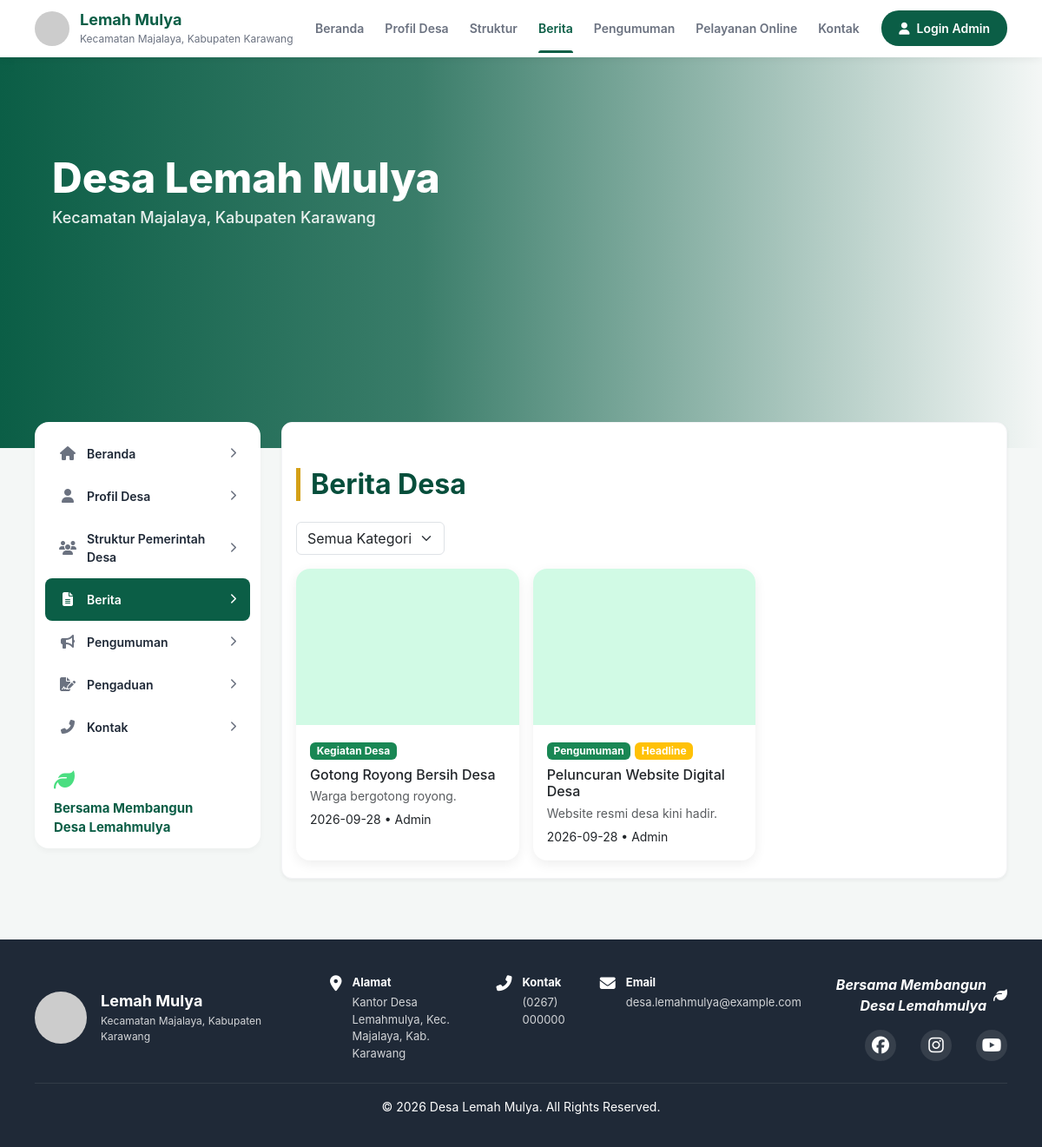
Page /berita.php on the committed database.
### tables this page shows
CREATE TABLE berita(id INT AUTO_INCREMENT PRIMARY KEY,judul VARCHAR(200),kategori_id INT,penulis VARCHAR(60),ringkasan TEXT,isi TEXT,foto VARCHAR(100),headline TINYINT DEFAULT 0,tanggal DATE,FOREIGN KEY(kategori_id) REFERENCES kategori_berita(id));

CREATE TABLE kategori_berita(id INT AUTO_INCREMENT PRIMARY KEY,nama VARCHAR(50));

### config/database.php (called while the page is built, shortened)
<?php
if ($_SERVER['HTTP_HOST'] === 'localhost') {
    $host = 'localhost';
    $db   = 'digital_desa';
    $user = 'root';
    $pass = '';
} else {
    $host = 'sql107.infinityfree.com';
    $db   = 'if0_43028656_desa_lemahmulya';
    $user = 'if0_43028656';
    $pass = 'rgmvGCwJ3SWcKxg';
}
try {
    $pdo = new PDO(
        "mysql:host=$host;dbname=$db;charset=utf8mb4",
        $user,
        $pass,
        [
            PDO::ATTR_ERRMODE => PDO::ERRMODE_EXCEPTION,
            PDO::ATTR_DEFAULT_FETCH_MODE => PDO::FETCH_ASSOC
        ]
    );
} catch (PDOException $e) {
    die("Koneksi gagal: " . $e->getMessage());
}
function e($s){return htmlspecialchars((string)$s,ENT_QUOTES,'UTF-8');}
function run($q,$p=[]){global $pdo;$s=$pdo->prepare($q);$s->execute($p);return $s;}
function rows($q,$p=[]){return run($q,$p)->fetchAll();}

### berita.php (the view, shortened to what this page needs)
<?php
include 'includes/header.php';
$id = (int)($_GET['id'] ?? 0);
?>
<?php include 'includes/hero.php'; ?>
<div class="main-container">
    <?php include 'includes/sidebar_desktop.php'; ?>
    <main class="content-center">
        <section class="content-section">
            <?php if ($id && ($b = row('SELECT b.*, k.nama kat FROM berita b JOIN kategori_berita k ON k.id = b.kategori_id WHERE b.id = ?', [$id]))): ?>
                <h2 class="judul mb-3"><?= e($b['judul']) ?></h2>
                <p class="text-muted mb-2">
                    <span class="badge bg-success"><?= e($b['kat']) ?></span>
                    <?= e($b['tanggal']) ?> • <?= e($b['penulis']) ?>
                </p>
                <?php if ($b['foto']): ?>
                    <img class="img-fluid rounded mb-3" src="assets/uploads/<?= e($b['foto']) ?>" alt="Foto Berita">
                <?php endif; ?>
                <div class="card-desa bg-white p-4">
                    <?= nl2br(e($b['isi'])) ?>
                </div>
                <a href="berita.php" class="btn btn-hijau mt-3">Kembali</a>
            <?php else: ?>
                <h2 class="judul mb-4">Berita Desa</h2>
                <form class="mb-3" method="GET" action="berita.php">
                    <select name="k" class="form-select w-auto" onchange="this.form.submit()">
                        <option value="">Semua Kategori</option>
                    </select>
                </form>
                <div class="row g-3">
                    <?php
                    $k = (int)($_GET['k'] ?? 0);
                    $query = 'SELECT b.*, k.nama kat FROM berita b JOIN kategori_berita k ON k.id = b.kategori_id WHERE (? = 0 OR b.kategori_id = ?) ORDER BY tanggal DESC, id DESC';
                    foreach (rows($query, [$k, $k]) as $b): ?>
                        <div class="col-md-4">
                            <a class="text-decoration-none text-dark" href="berita.php?id=<?= $b['id'] ?>">
                                <div class="card-desa bg-white h-100">
                                    <?php if ($b['foto']): ?>
                                        <img class="thumb" src="assets/uploads/<?= e($b['foto']) ?>" alt="Thumbnail">
                                    <?php else: ?>
                                        <div class="thumb"></div>
                                    <?php endif; ?>
                                    <div class="p-3">
                                        <span class="badge bg-success"><?= e($b['kat']) ?></span>
                                        <?php if (!empty($b['headline'])): ?>
                                            <span class="badge bg-warning">Headline</span>
                                        <?php endif; ?>
                                        <h6 class="mt-2 mb-1"><?= e($b['judul']) ?></h6>
                                        <p class="small text-muted mb-1"><?= e($b['ringkasan']) ?></p>
                                        <small><?= e($b['tanggal']) ?> • <?= e($b['penulis']) ?></small>
                                    </div>
                                </div>
                            </a>
                        </div>
                    <?php endforeach; ?>
                </div>
            <?php endif; ?>
        </section>
    </main>
</div>
<?php include 'includes/footer.php'; ?>

### assets/css/style.css (style rules this page uses)
:root { --h:#064e3b;--e:#059669;--g:#d4a017 }
body { background:#f8faf9;font-family:'Segoe UI',sans-serif }
.card-desa { border:0;border-radius:16px;box-shadow:0 4px 14px rgba(0,0,0,.07);transition:.25s;height:100% }
.judul { color:var(--h);font-weight:700;border-left:5px solid var(--g);padding-left:12px;margin:2rem 0 1.2rem }
.thumb { height:180px;object-fit:cover;border-radius:16px 16px 0 0;background:#d1fae5;width:100% }

### assets/css/global.css (style rules this page uses)
* { margin: 0; padding: 0; box-sizing: border-box; font-family: 'Inter', sans-serif; -webkit-tap-highlight-color: transparent; }
:root { --primary-color: #0b5e46; --primary-light: #e8f5e9; --text-dark: #1f2937; --text-muted: #6b7280; --border-color: #f3f4f6; --bg-color: #f4f7f6; --white: #ffffff; }
html { height: 100%; }
body { background-color: var(--bg-color); color: var(--text-dark); padding-bottom: 70px; min-height:100vh; }
a { text-decoration: none; color: inherit; }
p { margin: 0; }
.main-container { padding: 0; }
.content-center { width: 100%; }
@media (min-width: 992px) { body { padding-bottom: 0; } }
@media (min-width: 992px) { .main-container { display: flex; flex-direction: row; gap: 24px; padding: 30px 40px; max-width: 1400px; margin: 0 auto; align-items: flex-start; margin-top: -60px; } }
@media (min-width: 992px) { .content-center { flex: 1; min-width: 0; margin-top: 0; display: flex; flex-direction: column; gap: 20px; } }

### assets/css/index.css (style rules this page uses)
.content-section { background-color: var(--white); border-radius: 12px; padding: 20px 16px; margin: 20px; box-shadow: 0 2px 4px rgba(0,0,0,0.05); border: 1px solid var(--border-color); }
@media (min-width: 992px) { .content-section { margin: 0; } }

### rows in the picture
berita: kategori.nama "Kegiatan Desa", judul "Gotong Royong Bersih Desa", ringkasan "Warga bergotong royong.", tanggal "2026-09-28", penulis "Admin"
berita: kategori.nama "Pengumuman", headline "Headline", judul "Peluncuran Website Digital Desa", ringkasan "Website resmi desa kini hadir.", tanggal "2026-09-28", penulis "Admin"

### other values in the picture
s('nama_desa') "Lemah Mulya"
s('kecamatan') "Majalaya"
s('kabupaten') "Karawang"
s('alamat') "Kantor Desa Lemahmulya, Kec. Majalaya, Kab. Karawang"
s('telepon') "(0267) 000000"
s('email') "desa.lemahmulya@example.com"
